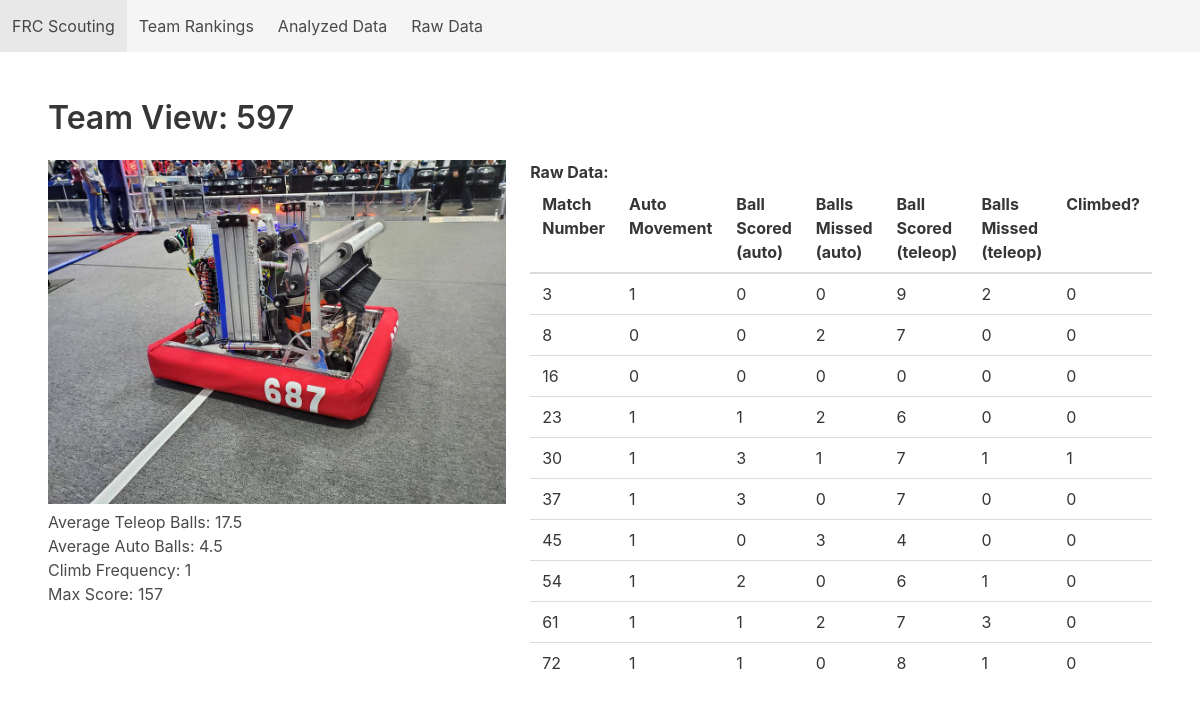
Page /team/597 on the committed database.
### tables this page shows
CREATE TABLE raw_scouting_data (data_id INTEGER PRIMARY KEY AUTOINCREMENT, scout_name TEXT, team_number INTEGER, match_number INTEGER, alliance_color TEXT, auto_movement INTEGER, auto_balls_scored INTEGER, auto_balls_missed INTEGER, teleop_balls_scored INTEGER, teleop_balls_missed INTEGER, climb INTEGER, comment TEXT);

### app.py (the view)
@app.route("/team/<int:team>")
def team_view(team : int):
    if (db.contains_team_number(team)):
        title_string = "Team View: " + str(team)
        return flask.render_template("team_view.html", title=title_string, headers=data.raw_match_data_headers_687, raw_match_data = db.get_raw_data_by_team_anonymous(team), highlights=data.analyzed_data_team_highlights)
    else:
         return flask.render_template("base.html", title=f"Data for Team #{team} is not available")

### database.py (called while the page is built)
    def execute_return_query(self, query_text,  *parameters, headers=True):
        conn = sqlite3.connect(self.filename)
        cur = conn.cursor()
        cur.execute(query_text, parameters)
        column_names = []
        for column in cur.description:
            column_names.append(column[0])
        rows = cur.fetchall()
        if (headers):
            dicts = []
            for row in rows:
                d = dict(zip(column_names, row))
                dicts.append(d)
            conn.close()
            return dicts
        else:
            return rows

    def get_raw_data_by_team_anonymous(self, team_number : int):
        query = 'SELECT match_number, auto_movement, auto_balls_scored, auto_balls_missed, teleop_balls_scored, teleop_balls_missed, climb FROM raw_scouting_data WHERE team_number = ?;'
        return self.execute_return_query(query, team_number, headers=False)

    def contains_team_number(self, team_number):
        query = 'SELECT COUNT(*) FROM raw_scouting_data WHERE team_number = ?;'
        return self.execute_return_query(query, team_number, headers=False)[0][0] > 0

### templates/team_view.html
{% extends 'base.html' %}
{% block content %}
    <div class="columns">
        <div class="column">
            <img src="{{url_for('static', filename='687_robot.jpg')}}" width="500px" height="auto"/>
            {% for (title, value) in highlights %}
                <h3>{{title}}: {{value}}</h3>
            {% endfor %}
        </div>
        <div class="column">
            <h2> <strong> Raw Data: </strong></h2>
            <table class="table">
                <thead>
                    {% for header in headers %}
                        <th> {{header}} </th>
                    {% endfor %}
                </thead>
                <tbdody>
                    {% for row in raw_match_data %}
                        <tr>
                            {% for data in row %}
                                <td>{{data}}</td>
                            {% endfor %}
                        </tr>
                    {% endfor %}
                </tbdody>
            </table>
        </div>
    </div>
{% endblock %}

### rows in the picture
raw_scouting_data: row "3" "1" "0" "0" "9" "2" "0"
raw_scouting_data: row "8" "0" "0" "2" "7" "0" "0"
raw_scouting_data: row "16" "0" "0" "0" "0" "0" "0"
raw_scouting_data: row "23" "1" "1" "2" "6" "0" "0"
raw_scouting_data: row "30" "1" "3" "1" "7" "1" "1"
raw_scouting_data: row "37" "1" "3" "0" "7" "0" "0"
raw_scouting_data: row "45" "1" "0" "3" "4" "0" "0"
raw_scouting_data: row "54" "1" "2" "0" "6" "1" "0"
raw_scouting_data: row "61" "1" "1" "2" "7" "3" "0"
raw_scouting_data: row "72" "1" "1" "0" "8" "1" "0"

### other values in the picture
{{ title }} "Team View: 597"
{{ title }} "Average Teleop Balls" "Average Auto Balls" "Climb Frequency" "Max Score"
{{ value }} "17.5" "4.5" "1" "157"
{{ header }} "Match Number" "Auto Movement" "Ball Scored (auto)" "Balls Missed (auto)" "Ball Scored (teleop)" "Balls Missed (teleop)" "Climbed?"
